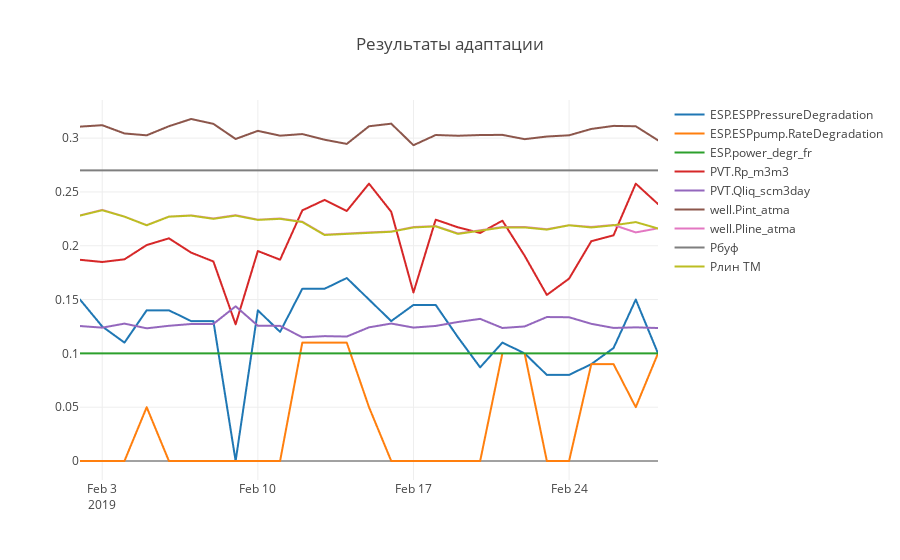

The code cell stored with this chart in its notebook:
### Markdown cell above
Можно кликать на описание графиков справа убирая их, и наоборот

### Code cell
name_trace1 = all_data.columns[13]
trace1 = go.Scattergl(
    x = all_data.index,
    y = all_data[name_trace1],
    name = name_trace1,
    mode = 'lines'
)
print(str(13) + " - " + name_trace1)

name_trace2 = all_data.columns[14]
trace2 = go.Scattergl(
    x = all_data.index,
    y = all_data[name_trace2],
    name = name_trace2,
    mode = 'lines'
)
print(str(14) + " - " + name_trace2)

name_trace3 = all_data.columns[15]
trace3 = go.Scattergl(
    x = all_data.index,
    y = all_data[name_trace3],
    name = name_trace3,
    mode = 'lines'
)
print(str(15) + " - " + name_trace3)

name_trace4 = all_data.columns[5]
trace4 = go.Scattergl(
    x = all_data.index,
    y = all_data[name_trace4] / 100,
    name = name_trace4,
    mode = 'lines'
)
print(str(5) + " - " + name_trace4)

name_trace5 = all_data.columns[3]
trace5 = go.Scattergl(
    x = all_data.index,
    y = all_data[name_trace5] / 1000,
    name = name_trace5,
    mode = 'lines'
)
print(str(3) + " - " + name_trace5)

name_trace6 = all_data.columns[25]
trace6 = go.Scattergl(
    x = all_data.index,
    y = all_data[name_trace6] / 100,
    name = name_trace6,
    mode = 'lines'
)
print(str(25) + " - " + name_trace6)

name_trace7 = all_data.columns[17]
trace7 = go.Scattergl(
    x = all_data.index,
    y = all_data[name_trace7] / 100,
    name = name_trace7,
    mode = 'lines'
)
print(str(17) + " - " + name_trace7)

name_trace8 = all_data.columns[58]
trace8 = go.Scattergl(
    x = all_data.index,
    y = all_data[name_trace8] / 100,
    name = name_trace8,
    mode = 'lines'
)
print(str(58) + " - " + name_trace8)

name_trace9 = all_data.columns[49]
trace9 = go.Scattergl(
    x = all_data.index,
    y = all_data[name_trace9] / 100,
    name = name_trace9,
    mode = 'lines'
)
print(str(49) + " - " + name_trace9)


data = [trace1, trace2, trace3, trace4, trace5, trace6, trace7, trace8, trace9]


layout = dict(title = 'Результаты адаптации'
             )

fig = dict(data=data, layout=layout)

iplot(fig, filename='basic-scatter')

### Figure 1 — Plotly figure (JSON) as saved in the notebook; plotly's stock layout.template omitted (floating-point values rounded to 4 significant figures)
{"data": [{"mode": "lines", "name": "ESP.ESPPressureDegradation", "type": "scattergl", "uid": "6841a8c8-e243-4923-9010-d5641a8f3ea2", "x": ["2019-02-28", "2019-02-27", "2019-02-26", "2019-02-25", "2019-02-24", "2019-02-23", "2019-02-22", "2019-02-21", "2019-02-20", "2019-02-19", "2019-02-18", "2019-02-17", "2019-02-16", "2019-02-15", "2019-02-14", "2019-02-13", "2019-02-12", "2019-02-11", "2019-02-10", "2019-02-09", "2019-02-08", "2019-02-07", "2019-02-06", "2019-02-05", "2019-02-04", "2019-02-03", "2019-02-02"], "y": [0.1, 0.15, 0.105, 0.09, 0.08, 0.08, 0.1, 0.11, 0.087, 0.115, 0.145, 0.145, 0.13, 0.15, 0.17, 0.16, 0.16, 0.12, 0.14, 0, 0.13, 0.13, 0.14, 0.14, 0.11, 0.125, 0.15]}, {"mode": "lines", "name": "ESP.ESPpump.RateDegradation", "type": "scattergl", "uid": "9517f0d8-3b85-49ee-8a86-add32a14fa57", "x": ["2019-02-28", "2019-02-27", "2019-02-26", "2019-02-25", "2019-02-24", "2019-02-23", "2019-02-22", "2019-02-21", "2019-02-20", "2019-02-19", "2019-02-18", "2019-02-17", "2019-02-16", "2019-02-15", "2019-02-14", "2019-02-13", "2019-02-12", "2019-02-11", "2019-02-10", "2019-02-09", "2019-02-08", "2019-02-07", "2019-02-06", "2019-02-05", "2019-02-04", "2019-02-03", "2019-02-02"], "y": [0.1, 0.05, 0.09, 0.09, 0, 0, 0.1, 0.1, 0, 0, 0, 0, 0, 0.05, 0.11, 0.11, 0.11, 0, 0, 0, 0, 0, 0, 0.05, 0, 0, 0]}, {"mode": "lines", "name": "ESP.power_degr_fr", "type": "scattergl", "uid": "04520b0c-8a8a-45c3-97c2-1a1f2683c104", "x": ["2019-02-28", "2019-02-27", "2019-02-26", "2019-02-25", "2019-02-24", "2019-02-23", "2019-02-22", "2019-02-21", "2019-02-20", "2019-02-19", "2019-02-18", "2019-02-17", "2019-02-16", "2019-02-15", "2019-02-14", "2019-02-13", "2019-02-12", "2019-02-11", "2019-02-10", "2019-02-09", "2019-02-08", "2019-02-07", "2019-02-06", "2019-02-05", "2019-02-04", "2019-02-03", "2019-02-02"], "y": [0.1, 0.1, 0.1, 0.1, 0.1, 0.1, 0.1, 0.1, 0.1, 0.1, 0.1, 0.1, 0.1, 0.1, 0.1, 0.1, 0.1, 0.1, 0.1, 0.1, 0.1, 0.1, 0.1, 0.1, 0.1, 0.1, 0.1]}, {"mode": "lines", "name": "PVT.Rp_m3m3", "type": "scattergl", "uid": "773f5fa9-a10a-46f1-89d7-29de6ea4848c", "x": ["2019-02-28", "2019-02-27", "2019-02-26", "2019-02-25", "2019-02-24", "2019-02-23", "2019-02-22", "2019-02-21", "2019-02-20", "2019-02-19", "2019-02-18", "2019-02-17", "2019-02-16", "2019-02-15", "2019-02-14", "2019-02-13", "2019-02-12", "2019-02-11", "2019-02-10", "2019-02-09", "2019-02-08", "2019-02-07", "2019-02-06", "2019-02-05", "2019-02-04", "2019-02-03", "2019-02-02"], "y": [0.2388, 0.2577, 0.2097, 0.2042, 0.1694, 0.1543, 0.1907, 0.2233, 0.2119, 0.2171, 0.2242, 0.1566, 0.2315, 0.2577, 0.2323, 0.2426, 0.2329, 0.187, 0.1951, 0.127, 0.1854, 0.1936, 0.2069, 0.2007, 0.1874, 0.1849, 0.1869]}, {"mode": "lines", "name": "PVT.Qliq_scm3day", "type": "scattergl", "uid": "0ff832e1-7ade-4dba-87ae-54c07ff29806", "x": ["2019-02-28", "2019-02-27", "2019-02-26", "2019-02-25", "2019-02-24", "2019-02-23", "2019-02-22", "2019-02-21", "2019-02-20", "2019-02-19", "2019-02-18", "2019-02-17", "2019-02-16", "2019-02-15", "2019-02-14", "2019-02-13", "2019-02-12", "2019-02-11", "2019-02-10", "2019-02-09", "2019-02-08", "2019-02-07", "2019-02-06", "2019-02-05", "2019-02-04", "2019-02-03", "2019-02-02"], "y": [0.1235, 0.1242, 0.1236, 0.1275, 0.1336, 0.1338, 0.125, 0.1236, 0.1321, 0.1292, 0.1255, 0.124, 0.1277, 0.1242, 0.1157, 0.116, 0.1149, 0.1256, 0.1257, 0.1437, 0.1273, 0.1273, 0.1256, 0.1233, 0.1277, 0.1239, 0.1254]}, {"mode": "lines", "name": "well.Pint_atma", "type": "scattergl", "uid": "9ec1596e-5d03-4f2e-909c-922f8497a148", "x": ["2019-02-28", "2019-02-27", "2019-02-26", "2019-02-25", "2019-02-24", "2019-02-23", "2019-02-22", "2019-02-21", "2019-02-20", "2019-02-19", "2019-02-18", "2019-02-17", "2019-02-16", "2019-02-15", "2019-02-14", "2019-02-13", "2019-02-12", "2019-02-11", "2019-02-10", "2019-02-09", "2019-02-08", "2019-02-07", "2019-02-06", "2019-02-05", "2019-02-04", "2019-02-03", "2019-02-02"], "y": [0.2979, 0.311, 0.3113, 0.3085, 0.3026, 0.3015, 0.299, 0.303, 0.3029, 0.3022, 0.3029, 0.2934, 0.3134, 0.311, 0.2946, 0.2985, 0.3038, 0.3023, 0.3067, 0.2992, 0.3133, 0.3178, 0.311, 0.3026, 0.3043, 0.312, 0.3107]}, {"mode": "lines", "name": "well.Pline_atma", "type": "scattergl", "uid": "35d74aa9-5d8d-425a-8802-ffc5a1ecee54", "x": ["2019-02-28", "2019-02-27", "2019-02-26", "2019-02-25", "2019-02-24", "2019-02-23", "2019-02-22", "2019-02-21", "2019-02-20", "2019-02-19", "2019-02-18", "2019-02-17", "2019-02-16", "2019-02-15", "2019-02-14", "2019-02-13", "2019-02-12", "2019-02-11", "2019-02-10", "2019-02-09", "2019-02-08", "2019-02-07", "2019-02-06", "2019-02-05", "2019-02-04", "2019-02-03", "2019-02-02"], "y": [0.2162, 0.2124, 0.2193, 0.2175, 0.2191, 0.2154, 0.2174, 0.2175, 0.2143, 0.2114, 0.2183, 0.2174, 0.2132, 0.2124, 0.2113, 0.2103, 0.2223, 0.2253, 0.2242, 0.2284, 0.2254, 0.2282, 0.2271, 0.2192, 0.2271, 0.2333, 0.2282]}, {"mode": "lines", "name": "Рбуф", "type": "scattergl", "uid": "7c34b0c2-c96e-4ab5-999e-15f3cd1d1d56", "x": ["2019-02-28", "2019-02-27", "2019-02-26", "2019-02-25", "2019-02-24", "2019-02-23", "2019-02-22", "2019-02-21", "2019-02-20", "2019-02-19", "2019-02-18", "2019-02-17", "2019-02-16", "2019-02-15", "2019-02-14", "2019-02-13", "2019-02-12", "2019-02-11", "2019-02-10", "2019-02-09", "2019-02-08", "2019-02-07", "2019-02-06", "2019-02-05", "2019-02-04", "2019-02-03", "2019-02-02"], "y": [0.27, 0.27, 0.27, 0.27, 0.27, 0.27, 0.27, 0.27, 0.27, 0.27, 0.27, 0.27, 0.27, 0.27, 0.27, 0.27, 0.27, 0.27, 0.27, 0.27, 0.27, 0.27, 0.27, 0.27, 0.27, 0.27, 0.27]}, {"mode": "lines", "name": "Рлин ТМ", "type": "scattergl", "uid": "a8d4c57c-5a5b-4ef0-b49d-97859b206e1d", "x": ["2019-02-28", "2019-02-27", "2019-02-26", "2019-02-25", "2019-02-24", "2019-02-23", "2019-02-22", "2019-02-21", "2019-02-20", "2019-02-19", "2019-02-18", "2019-02-17", "2019-02-16", "2019-02-15", "2019-02-14", "2019-02-13", "2019-02-12", "2019-02-11", "2019-02-10", "2019-02-09", "2019-02-08", "2019-02-07", "2019-02-06", "2019-02-05", "2019-02-04", "2019-02-03", "2019-02-02"], "y": [0.216, 0.222, 0.219, 0.217, 0.219, 0.215, 0.217, 0.217, 0.214, 0.211, 0.218, 0.217, 0.213, 0.212, 0.211, 0.21, 0.222, 0.225, 0.224, 0.228, 0.225, 0.228, 0.227, 0.219, 0.227, 0.233, 0.228]}], "layout": {"title": {"text": "Результаты адаптации"}}}
